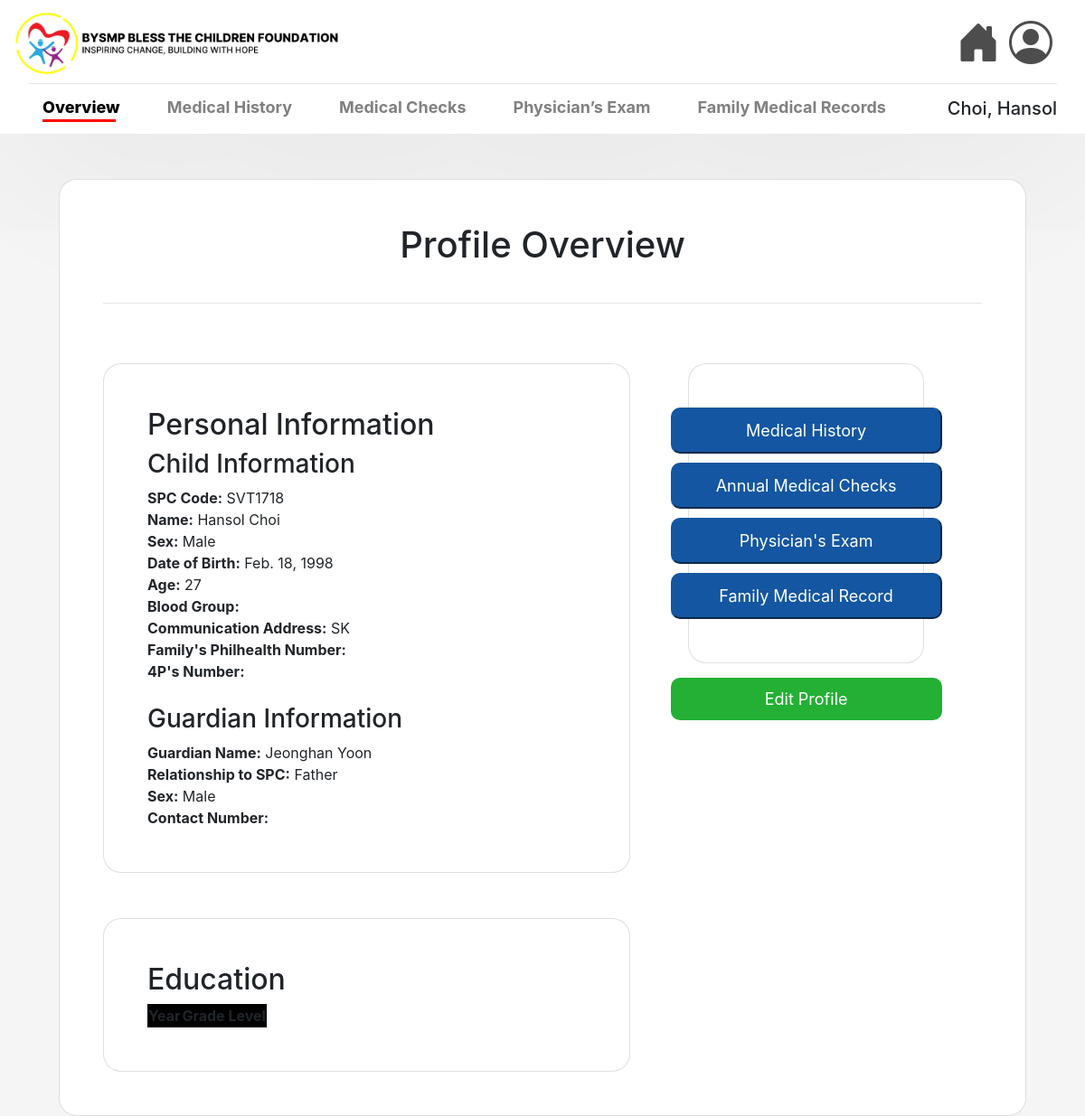
Screenshot of /view/7/ with the database file from the repository.
### msys42app/models.py (models this page shows, shortened)
class Child(models.Model):
    code = models.CharField(max_length=7, validators=[RegexValidator(regex=r'^[A-Za-z]{3}\d{4}$')], unique=True, null=False, blank=False)
    lastname = models.CharField(max_length=25, null=False, blank=False)
    firstname = models.CharField(max_length=50, null=False, blank=False)
    middlename = models.CharField(max_length=25, null=True)
    sex = models.CharField(max_length=6, choices=[('Male', 'Male'), ('Female', 'Female')], null=False, blank=False)
    birth = models.DateField(null=False, blank=False)
    blood_group = models.CharField(max_length=3, blank=True, null=True)
    address = models.TextField(max_length=255, null=False, blank=False)
    philhealth_number = models.CharField(max_length=14, validators=[MinLengthValidator(14)], blank=True, null=True)
    fourps_number = models.CharField(max_length=20, blank=True, null=True)
    guardian_lastname = models.CharField(max_length=25, null=False, blank=False)
    guardian_firstname = models.CharField(max_length=50, null=False, blank=False)
    guardian_middlename = models.CharField(max_length=25, null=True, blank=True)
    guardian_relationship = models.CharField(max_length=25, null=False, blank=False)
    guardian_sex = models.CharField(max_length=6, choices=[('Male', 'Male'), ('Female', 'Female')], null=False, blank=False)
    age = models.IntegerField(null=False, blank=False)

### msys42app/views.py (the view)
# urls.py: path('view/<int:pk>/', views.view_child_profile, name='view_child_profile'),
def view_child_profile(request, pk):
    child = get_object_or_404(Child, pk=pk)
    numbers = ContactNumber.objects.filter(child=child)
    return render(request, 'msys42app/view_cp.html', {'child': child, 'contacts':numbers })

### msys42app/templates/msys42app/view_cp.html
{% extends 'msys42app/base.html' %}
{% load static %}
{% block navbar %}
<hr class="w-100 my-1">
<nav style="display: flex; justify-content: space-between; align-items: flex-end; padding-left: 0 ;padding: 0; width: 100%; position: sticky;">
    <ul style="display: flex; gap: 20px; list-style: none; padding: 0; margin: 0; ">
        <li class="nav-item">
            <a class="nav-link active" href="#" style="color: rgb(0, 0, 0); font-weight: 780; font-size: large; position: relative; padding-bottom: 0px;">
                Overview
                <span style="display: block; width: 81px; height: 3px; background-color: red; position: center; bottom: -3px; left: 0;"></span>
            </a>
        </li>
        <li class="nav-item">
            <a class="nav-link" href="#" style="color: gray; font-weight: 750; font-size: large;">Medical History</a>
        </li>
        <li class="nav-item">
            <a class="nav-link" href="#" style="color: gray; font-weight: 750; font-size: large;">Medical Checks</a>
        </li>
        <li class="nav-item">
            <a class="nav-link" href="#" style="color: gray; font-weight: 750; font-size: large;">Physician’s Exam</a>
        </li>
        <li class="nav-item">
            <a class="nav-link" href="#" style="color: gray; font-weight: 750; font-size: large;">Family Medical Records</a>
        </li>
    </ul>
    <h5> {{child.lastname}}, {{child.firstname}} {{child.middlename}} </h5>
</nav>
{% endblock %}
{% block content %}
<div class="container-fluid" style="min-height: 100vh; display: flex; justify-content: center; align-items: top;">
    <div class="card p-5" style="border-radius: 20px; width: 100%; max-width: 1500px;">
        <h1 class="text-center mb-4">Profile Overview</h1>
        <hr>
        <div class="d-flex justify-content-between">
            <div class="card p-5 me-3" style="border-radius: 20px; width: 60%; max-width: 1000px;">
                <h2> Personal Information </h2>
                <h3> Child Information </h3>
                <div class="info">
                    <strong>SPC Code:</strong> {{child.code}}<br>
                    <strong>Name:</strong> {{child.firstname}} {{child.middlename}} {{child.lastname}}<br>
                    <strong>Sex:</strong> {{child.sex}}<br>
                    <strong>Date of Birth:</strong> {{child.birth}}<br>
                    <strong>Age:</strong> {{child.age}}<br>
                    <strong>Blood Group:</strong> {{child.blood_group}}<br>
                    <strong>Communication Address:</strong> {{child.address}}<br>
                    <strong>Family's Philhealth Number:</strong> {{child.philhealth_number}}<br>
                    <strong>4P's Number:</strong> {{child.fourps_number}}<br>
                </div>
                <br>
                <h3> Guardian Information </h3>
                <div class="info">
                    <strong>Guardian Name:</strong> {{child.guardian_firstname}} {{child.guardian_middlename}} {{child.guardian_lastname}}<br>
                    <strong>Relationship to SPC:</strong> {{child.guardian_relationship}}<br>
                    <strong>Sex:</strong> {{child.guardian_sex}}<br>
                    <strong>Contact Number:</strong> {{number.number}}<br>
                </div>
            </div>
            <div class="container-fluid d-flex flex-column align-items-center" style="width: 30%;">
                <div class="card p-5" id="health_buttons" style="border-radius: 20px; align-items: center; gap: 10px; height: fit-content;">
                <button class="button" style="border-radius: 10px; border-color: #1456A1; background-color: #1456A1; color: white; padding: 10px; font-size: large; width: 300px;">Medical History</button>
                <button class="button" style="border-radius: 10px; border-color: #1456A1; background-color: #1456A1; color: white; padding: 10px; font-size: large; width: 300px;">Annual Medical Checks</button>
                <button class="button" style="border-radius: 10px; border-color: #1456A1; background-color: #1456A1; color: white; padding: 10px; font-size: large; width: 300px;">Physician's Exam</button>
                <button class="button" style="border-radius: 10px; border-color: #1456A1; background-color: #1456A1; color: white; padding: 10px; font-size: large; width: 300px;">Family Medical Record</button>
                </div>
                <div class="mt-3">
                    <a href="{% url 'edit_child_profile' pk=child.pk %}"
                       style="border-radius: 10px; border-color: #23B034; background-color: #23B034;
                              color: white; padding: 10px 50px; font-size: large; width: 300px;
                              text-align: center; display: inline-block; text-decoration: none;">
                        Edit Profile
                    </a>
                </div>
            </div>
        </div>
        <div class="card p-5 me-3" style="border-radius: 20px; width: 60%; max-width: 1000px;">
            <h2> Education </h2>
            <div class="educ_info">
                <table>
                    <thead>
                        <tr>
                            <th>Year</th>
                            <th>Grade Level</th>
                        </tr>
                    </thead>
            </div>
        </div>
    </div>
</div>
{% endblock %}

### msys42app/static/style.css (style rules this page uses)
body { background-color: #f5f5f5; }
.card { background-color: white; height: auto; width: 100%; max-width: 800px; margin-top: 50px; border-radius: 20px; padding: 20px; }
table { background-color: black; }

### rows the page displays
Child: lastname "Choi", firstname "Hansol", code "SVT1718", sex "Male", birth "Feb. 18, 1998", age "27", address "SK", guardian_firstname "Jeonghan", guardian_lastname "Yoon", guardian_relationship "Father", guardian_sex "Male"
